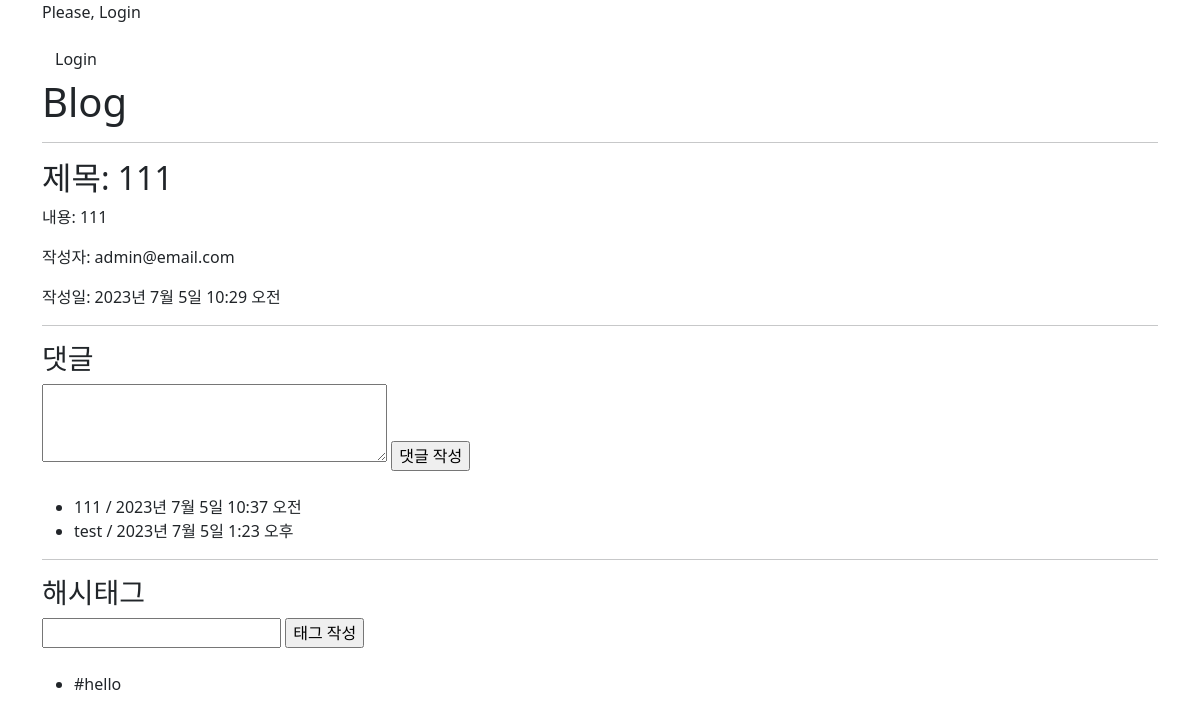
The page /blog/detail/1/ on the database its author committed.
### blog/models.py (models this page shows, shortened)
class Post(models.Model):
    title = models.CharField(max_length=30)
    content = models.TextField()
    writer = models.ForeignKey(User, on_delete=models.CASCADE)
    created_at = models.DateTimeField(auto_now_add=True)
    updated_at = models.DateTimeField(auto_now=True)

class Comment(models.Model):
    post = models.ForeignKey(Post, on_delete=models.CASCADE)
    content = models.TextField()
    writer = models.ForeignKey(User, on_delete=models.CASCADE)
    created_at = models.DateTimeField(auto_now_add=True)

class HashTag(models.Model):
    post = models.ForeignKey(Post, on_delete=models.CASCADE)
    name = models.CharField(max_length=10)
    writer = models.ForeignKey(User, on_delete=models.CASCADE)
    def __str__(self):
        return self.name

### user/models.py (models this page shows)
class User(AbstractUser):
    username = None
    email = models.EmailField(unique=True, max_length=255)
    name = models.CharField(max_length=50, null=True, blank=True)
    is_staff = models.BooleanField(default=False)
    is_superuser = models.BooleanField(default=False)
    is_active = models.BooleanField(default=True)
    last_login = models.DateTimeField(null=True, blank=True)
    date_joined = models.DateTimeField(auto_now_add=True)
    USERNAME_FIELD = 'email'
    EMAIL_FIELD = 'email'
    REQUIRED_FIELDS = []
    objects = UserManager()

### blog/views.py (the view)
# urls.py: path('detail/<int:pk>/', views.DetailView.as_view(), name='detail'), # /blog/detail/1
class DetailView(View):
    def get(self, request, pk): # post_id: 데이터베이스 post_id 테이블 이름을 사용하고 싶어서
        post = Post.objects.get(pk=pk)
        comments = Comment.objects.filter(post=post)
        hashtags = HashTag.objects.filter(post=post)
        comment_form = CommentForm()
        hashtag_form = HashTagForm()
        context = {
            'title': 'Blog',
            'post': post,
            'comments': comments,
            'hashtags': hashtags,
            'comment_form': comment_form,
            'hashtag_form': hashtag_form
        }
        return render(request, 'blog/post_detail.html', context)

### blog/forms.py
class CommentForm(forms.ModelForm):
    class Meta:
        model = Comment
        fields = ['content']
        widgets = {
            'content': forms.Textarea(attrs={'rows': '3', 'cols': '35'})
        }

class HashTagForm(forms.ModelForm):
    class Meta:
        model = HashTag
        fields = ['name']

### blog/templates/blog/post_detail.html (shortened to what this page needs)
{% extends 'base.html' %}
{% block content %}
  <hr>
  <h2>제목:
    {{ post.title }}</h2>
  <p>내용:
    {{ post.content }}</p>
  <p>작성자:
    {{ post.writer }}</p>
  <p>작성일:
    {{ post.created_at }}</p>
  <hr>
  <h3>댓글</h3>
  <form action="{% url 'blog:cm-write' pk=post.pk %}" method='post'>
    {% if comment_form.errors %}
      {% with comment_form as form %}
      {% include 'blog/form_error.html' %}
      {% endwith %}
    {% else %}
      {{ comment_form.content }}
    {% endif %}
    <input type="submit" value='댓글 작성'>
  </form>
  <br>
  {% if comments %}
    <ul>
      {% for comment in comments %}
        <li>{{ comment.content }}
          /
          {{ comment.created_at }}
        </li>
      {% endfor %}
    </ul>
  {% else %}
    <p>댓글이 없습니다.</p>
  {% endif %}
  <hr>
  <h3>해시태그</h3>
  <form action="{% url 'blog:tag-write' pk=post.pk %}" method='post'>
    {% if hashtag_form.errors %}
      {% with hashtag_form as form %}
      {% include 'blog/form_error.html' %}
      {% endwith %}
    {% else %}
      {{ hashtag_form.name }}
    {% endif %}
    <input type="submit" value='태그 작성'>
  </form>
  <br>
  {% if hashtags %}
    <ul>
      {% for hashtag in hashtags %}
        <li>{{ hashtag }}
        </li>
      {% endfor %}
    </ul>
  {% else %}
    <p>해시태그가 없습니다.</p>
  {% endif %}
{% endblock %}

### rows shown on the page
Post: title "111", content "111", writer "admin@email.com", created_at "2023년 7월 5일 10:29 오전"
Comment: content "111", created_at "2023년 7월 5일 10:37 오전"
Comment: content "test", created_at "2023년 7월 5일 1:23 오후"
HashTag: name "#hello"
